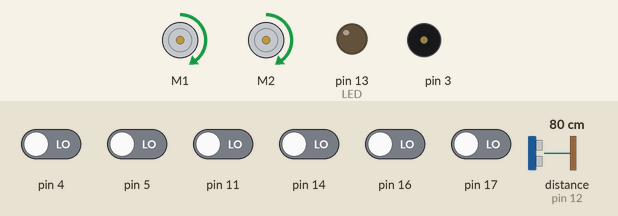
Bench run of a sketch on a simulated Arduino Uno, built with avr-gcc and run on an emulated ATmega328P. Parts: 2 × DC motor (green arrow = forward, orange = backward, longer = faster), output pins drawn as LEDs (lit = HIGH), buzzer (waves = sounding). Dashed ring = blinking. Inputs (shaded band) come from the test bench; at power-on: pin 4, pin 5, pin 11, pin 14, pin 16, pin 17 LOW, distance to the obstacle (sensor on pin 12) 80 cm. The echo pulse lasts 58.3 µs per cm; random numbers use the default seed unless the sketch sets one.

Above: at 6.3 s.
6.4 s: pin 4 driven HIGH
At 8.3 s:
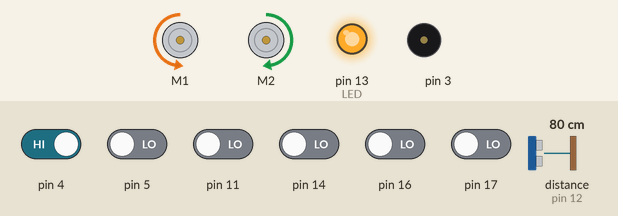
9.4 s: distance to the obstacle (sensor on pin 12) set to 26 cm
12.4 s: distance to the obstacle (sensor on pin 12) set to 23 cm
At 14.4 s:
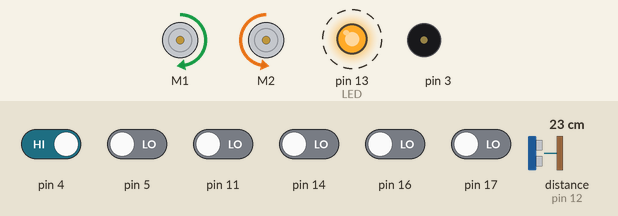
15.4 s: distance to the obstacle (sensor on pin 12) set to 17 cm
At 15.9 s:
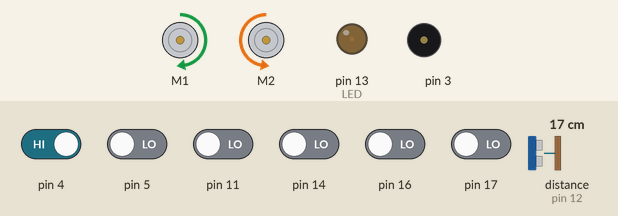
17.0 s: distance to the obstacle (sensor on pin 12) set to 35 cm
At 17.33 s:
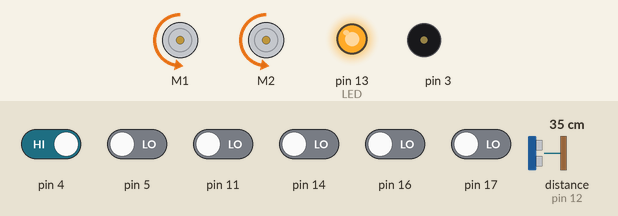
20.0 s: distance to the obstacle (sensor on pin 12) set to 22 cm
At 20.87 s:
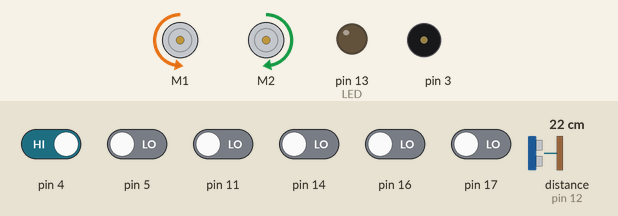
Timing chart, 0 to 24.0 s (numbered marks = the images above; inputs shaded):
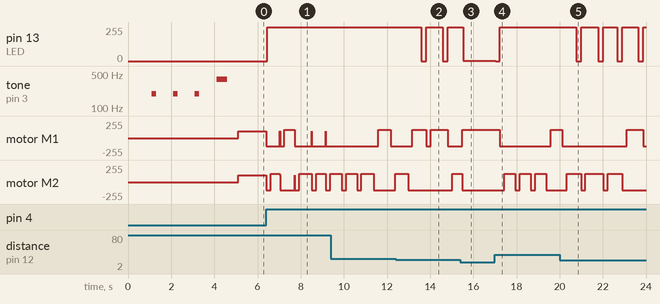

Measured:
- the behaviour switches between 25 and 24 cm on distance to the obstacle (sensor on pin 12) (found by bisection; images 1 and 2)
- the behaviour switches between 20 and 19 cm on distance to the obstacle (sensor on pin 12) (found by bisection; images 2 and 3)
- after the input at 6.4 s, pin 13 (LED): 0/255 → 255/255 at once
- after the input at 12.4 s, pin 13 (LED): alternates 255/255 for 0.77 s and 0/255 for 0.23 s, starting after 1.2 s
- after the input at 15.4 s, motor M1: backward 127/255 → forward 127/255 after 0.08 s
- after the input at 17.0 s, pin 13 (LED): 2/255 → 0/255 at once, → 255/255 0.19 s later; motor M1: forward 127/255 → backward 127/255 after 0.23 s, → forward 127/255 2.3 s later; motor M2: alternates forward 127/255 for 0.52 s and backward 127/255 for 0.20 s, starting after 0.44 s
- after the input at 20.0 s, pin 13 (LED): 255/255 → 0/255 after 0.76 s, → 255/255 0.23 s later, → 0/255 0.80 s later, → 255/255 0.23 s later, … (8 changes in this stretch)

The sketch:

vezdexod.ino
```cpp
#include <Wire.h>
#include <ZumoShield.h>

#define LED 13

int duration, cm;
int trigPin = 13;
int echoPin = 12;
int chislo;
// this might need to be tuned for different lighting conditions, surfaces, etc.
#define QTR_THRESHOLD 1500 // microseconds

// these might need to be tuned for different motor types
#define REVERSE_SPEED 200 // 0 is stopped, 400 is full speed
#define TURN_SPEED 200
#define FORWARD_SPEED 155
#define REVERSE_DURATION 200 // ms
int TURN_DURATION; // ms
#define RUN_SPEED 230
ZumoBuzzer buzzer;
ZumoMotors motors;
Pushbutton button(ZUMO_BUTTON); // pushbutton on pin 12

#define NUM_SENSORS 6
unsigned int sensor_values[NUM_SENSORS];

ZumoReflectanceSensorArray sensors(QTR_NO_EMITTER_PIN);

/*void waitForButtonAndCountDown()
{
digitalWrite(LED, HIGH);
button.waitForButton();
digitalWrite(LED, LOW);

// play audible countdown
for (int i = 0; i < 3; i++)
{
delay(1000);
buzzer.playNote(NOTE_G(3), 200, 15);
}
delay(1000);
buzzer.playNote(NOTE_G(4), 500, 15);
delay(1000);
}
*/
void setup()
{
Serial.begin (9600);
pinMode(trigPin, OUTPUT);
pinMode(echoPin, INPUT);
delay(100);
pinMode(LED, HIGH);

// play audible countdown
for (int i = 0; i < 3; i++)
{
delay(1000);
buzzer.playNote(NOTE_G(3), 200, 15);
}
delay(1000);
buzzer.playNote(NOTE_G(4), 500, 15);
delay(1000);

// waitForButtonAndCountDown();
}

void findObject(){
digitalWrite(trigPin, LOW);
delayMicroseconds(2);
digitalWrite(trigPin, HIGH);
delayMicroseconds(10);
digitalWrite(trigPin, LOW);
duration = pulseIn(echoPin, HIGH);
cm = duration / 58;
}
void loop()
{
/* if (button.isPressed())
{
// if button is pressed, stop and wait for another press to go again
motors.setSpeeds(0, 0);
button.waitForRelease();
waitForButtonAndCountDown();
*/
chislo = random(0,1000);
TURN_DURATION = random(400,600);
findObject();
sensors.read(sensor_values);
if(cm<0){

}
else{
if (sensor_values[5] > QTR_THRESHOLD||sensor_values[0] > QTR_THRESHOLD)
{
if(chislo<=500){
digitalWrite(LED,HIGH);
motors.setSpeeds(-REVERSE_SPEED, -REVERSE_SPEED);
delay(REVERSE_DURATION);
motors.setSpeeds(TURN_SPEED, -TURN_SPEED);
delay(TURN_DURATION);
}


else{
digitalWrite(LED,HIGH);
motors.setSpeeds(-REVERSE_SPEED, -REVERSE_SPEED);
delay(REVERSE_DURATION);
motors.setSpeeds(-TURN_SPEED, TURN_SPEED);
delay(TURN_DURATION);
}

}

else
{
motors.setSpeeds(FORWARD_SPEED, FORWARD_SPEED);
}
if(cm<25){
if(chislo<=500){
findObject();
while(cm < 20){
  if(cm<0){
findObject();
}
findObject();
motors.setSpeeds(TURN_SPEED, -TURN_SPEED);
}
delay(225);
}
else{
findObject();
while(cm < 20){
  if(cm<0){
findObject();
}
findObject();
motors.setSpeeds(TURN_SPEED, -TURN_SPEED);
}
delay(225);
}
}
else{
motors.setSpeeds(FORWARD_SPEED, FORWARD_SPEED);
sensors.read(sensor_values);
}

}

}
```
